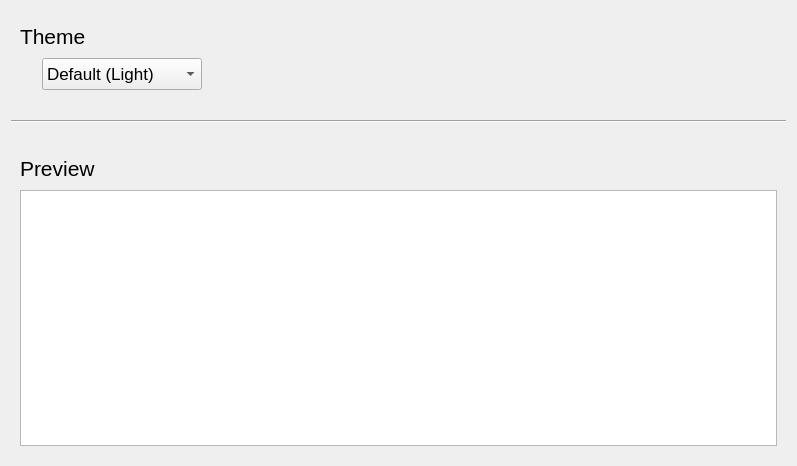
              <widget class="QWidget" name="tab_ConfCharts">
               <attribute name="title">
                <string>Charts</string>
               </attribute>
               <layout class="QVBoxLayout" name="verticalLayout_12">
                <item>
                 <widget class="QFrame" name="frame_ConfCharts_Theme">
                  <layout class="QGridLayout" name="gridLayout_81">
                   <item row="1" column="0">
                    <spacer name="spacer_ConfCharts_Theme_1">
                     <property name="orientation">
                      <enum>Qt::Horizontal</enum>
                     </property>
                     <property name="sizeType">
                      <enum>QSizePolicy::Fixed</enum>
                     </property>
                     <property name="sizeHint" stdset="0">
                      <size>
                       <width>16</width>
                       <height>32</height>
                      </size>
                     </property>
                    </spacer>
                   </item>
                   <item row="1" column="1">
                    <widget class="QComboBox" name="box_ConfCharts_Theme">
                     <property name="sizePolicy">
                      <sizepolicy hsizetype="Fixed" vsizetype="Fixed">
                       <horstretch>0</horstretch>
                       <verstretch>0</verstretch>
                      </sizepolicy>
                     </property>
                     <property name="minimumSize">
                      <size>
                       <width>160</width>
                       <height>32</height>
                      </size>
                     </property>
                     <property name="maximumSize">
                      <size>
                       <width>160</width>
                       <height>32</height>
                      </size>
                     </property>
                     <property name="font">
                      <font>
                       <pointsize>13</pointsize>
                      </font>
                     </property>
                     <item>
                      <property name="text">
                       <string>Default (Light)</string>
                      </property>
                     </item>
                     <item>
                      <property name="text">
                       <string>Dark</string>
                      </property>
                     </item>
                     <item>
                      <property name="text">
                       <string>Sand</string>
                      </property>
                     </item>
                     <item>
                      <property name="text">
                       <string>Cerulean</string>
                      </property>
                     </item>
                    </widget>
                   </item>
                   <item row="1" column="2">
                    <spacer name="spacer_ConfCharts_Theme_2">
                     <property name="orientation">
                      <enum>Qt::Horizontal</enum>
                     </property>
                     <property name="sizeHint" stdset="0">
                      <size>
                       <width>569</width>
                       <height>32</height>
                      </size>
                     </property>
                    </spacer>
                   </item>
                   <item row="0" column="0" colspan="3">
                    <widget class="QLabel" name="label_ConfCharts_Theme">
                     <property name="minimumSize">
                      <size>
                       <width>128</width>
                       <height>32</height>
                      </size>
                     </property>
                     <property name="maximumSize">
                      <size>
                       <width>16777215</width>
                       <height>32</height>
                      </size>
                     </property>
                     <property name="font">
                      <font>
                       <pointsize>16</pointsize>
                      </font>
                     </property>
                     <property name="toolTip">
                      <string>Theme to use for the Charts</string>
                     </property>
                     <property name="text">
                      <string>Theme</string>
                     </property>
                    </widget>
                   </item>
                  </layout>
                 </widget>
                </item>
                <item>
                 <widget class="Line" name="gline_ConfCharts_1">
                  <property name="minimumSize">
                   <size>
                    <width>0</width>
                    <height>32</height>
                   </size>
                  </property>
                  <property name="maximumSize">
                   <size>
                    <width>16777215</width>
                    <height>32</height>
                   </size>
                  </property>
                  <property name="orientation">
                   <enum>Qt::Horizontal</enum>
                  </property>
                 </widget>
                </item>
                <item>
                 <widget class="QFrame" name="frame_ConfCharts_Preview">
                  <layout class="QGridLayout" name="gridLayout_83">
                   <item row="0" column="0">
                    <widget class="QLabel" name="label_ConfCharts_Preview">
                     <property name="minimumSize">
                      <size>
                       <width>128</width>
                       <height>32</height>
                      </size>
                     </property>
                     <property name="maximumSize">
                      <size>
                       <width>16777215</width>
                       <height>32</height>
                      </size>
                     </property>
                     <property name="font">
                      <font>
                       <pointsize>16</pointsize>
                      </font>
                     </property>
                     <property name="text">
                      <string>Preview</string>
                     </property>
                    </widget>
                   </item>
                   <item row="1" column="0">
                    <widget class="QChartView" name="chart_ConfCharts_Preview">
                     <property name="minimumSize">
                      <size>
                       <width>0</width>
                       <height>256</height>
                      </size>
                     </property>
                    </widget>
                   </item>
                  </layout>
                 </widget>
                </item>
               </layout>
              </widget>
